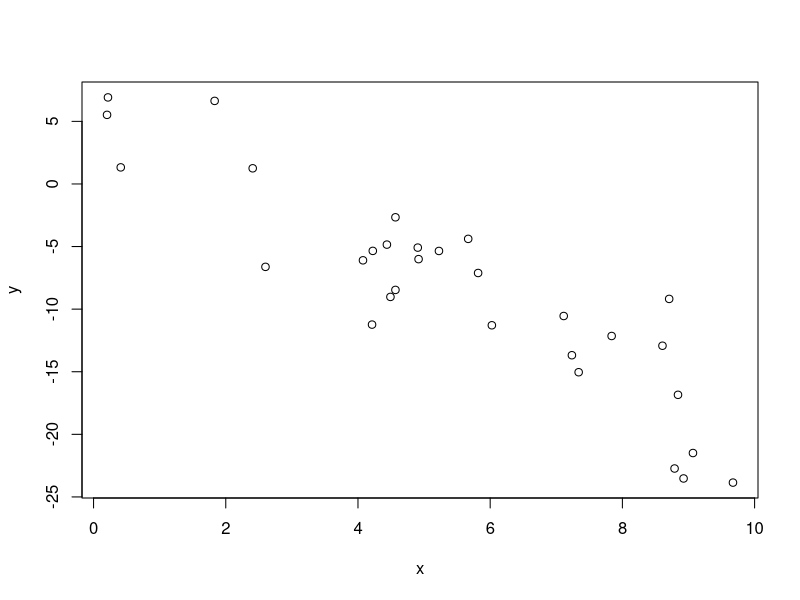

The R source for this figure:
## ---- chunk 1
set.seed(20201111)
n_sample <- 30
btrue <- c(5.0, -2.5)
x <- runif(n_sample, 0, 10)
e <- rnorm(n_sample, 0, 3)
y <- drop(cbind(1, x) %*% btrue) + e
plot(x, y)

## ---- chunk 2
obj_fun <- function(x, y, beta) {
  xmat <- cbind(1, x)
  xb.vec <- drop(xmat %*% beta)
  sum((y - xb.vec)^2)
}
# check
obj_fun(x, y, btrue)

## ---- chunk 3
grad_fun <- function(x, y, beta) {
  xmat <- cbind(1, x)
  xb.vec <- drop(xmat %*% beta)
  (t(xmat) %*% xb.vec - t(xmat) %*% y)
}
# check
grad_fun(x, y, btrue)


## ---- chunk 4
hess_fun <- function(x, y, beta) {
  xmat <- cbind(1, x)
  t(xmat) %*% xmat
}
# check
hess_fun(x, y, btrue)


## ---- chunk 5
nr_linreg <- function(x, y, 
                      max_iters = 1000, 
                      tol = 1e-7) {
  iters <- 0
  bvec <- rep(0, 2)
  bdist <- Inf

  while(iters < max_iters & bdist > tol) {
    grads <- grad_fun(x, y, bvec)
    hessian <- hess_fun(x, y, bvec)
    bnew <- bvec - solve(hessian) %*% grads
    bdist <- sqrt(sum((bvec - bnew)^2))
    iters <- iters + 1
    bvec <- bnew
  }
  cat(iters, "iteration completed\n")
  return(bvec)
}

nr_linreg(x, y)


## ---- chunk 6
coef(lm(y ~ x))

## ---- chunk 7
ntry <- 10000
num_attack <- rep(NA, ntry)
set.seed(20201111)
for (i in 1:ntry) {
  hydra <- 80
  j <- 0
  while (hydra >= 0) {
    j <- j + 1
    s <- runif(1, 10, 11)
    h <- rbinom(1, 1, 0.5)
    hydra <- hydra - s*h
  }
  num_attack[i] <- j
}

mean(num_attack)

